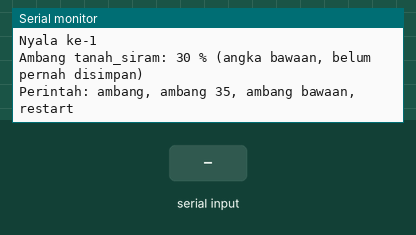
A sketch run on a simulated ESP32. Parts: the last lines printed to the serial monitor. Inputs (shaded band) come from the test bench. EEPROM starts erased. At 7.8 s the program restarts the board; the recording ends there.

Above: at 1.7 s.
1.8 s: "ambang bawaan\n" received over Serial
At 3.0 s:
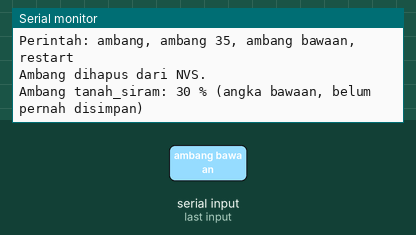
3.3 s: "90,45\n" received over Serial
At 4.2 s:
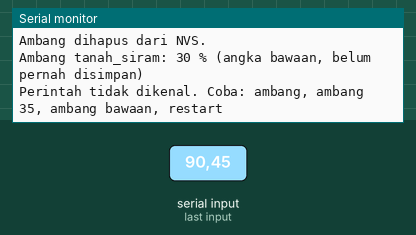
4.8 s: "ambang 90\n" received over Serial
At 5.4 s:
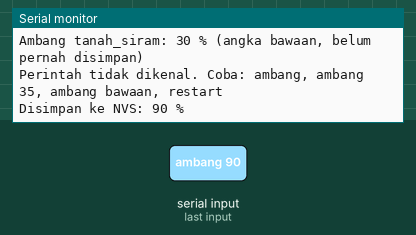
6.3 s: "ambang\n" received over Serial
At 7.5 s:
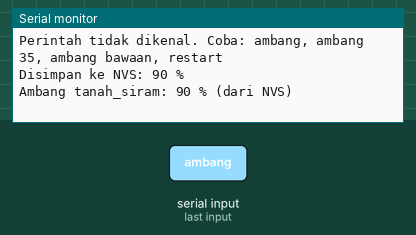

Measured:
- after the input at 1.8 s, the serial monitor: prints a new line at once (image 1)
- after the input at 3.3 s, the serial monitor: prints a new line at once (image 2)
- after the input at 4.8 s, the serial monitor: prints a new line at once (image 3)
- after the input at 6.3 s, the serial monitor: prints a new line at once (image 4)

The sketch:

modul08_ambang_nvs.ino
```cpp
// Modul 8 - Praktik 5: ambang yang tidak lupa (NVS dengan library Preferences)
// Cukup papan ESP32. Rangkaian Node 1 boleh tetap terpasang: sketsa ini tidak menyentuh pin mana pun.
// Library Preferences sudah ikut paket esp32, jadi tidak perlu dipasang.
//
// Perintah di Serial Monitor (pilih New Line):
//   ambang         -> tampilkan ambang sekarang
//   ambang 35      -> simpan ambang baru (0-100) ke NVS
//   ambang bawaan  -> hapus dari NVS, kembali ke angka bawaan
//   restart        -> restart papan (cara Wokwi meniru "dicabut lalu dicolokkan lagi")

#include <Preferences.h>

const int AMBANG_BAWAAN = 30;  // dipakai selama NVS belum berisi ambang

Preferences arsip;  // "lemari arsip" NVS milik sketsa ini
int ambangTanahSiram = AMBANG_BAWAAN;
unsigned long jumlahNyala = 0;

// ---------- Pembaca baris Serial yang tidak pernah menunggu ----------
const int PANJANG_BARIS_MAKS = 40;
char baris[PANJANG_BARIS_MAKS + 1];  // +1 untuk tanda akhir teks
int panjangBaris = 0;

// Mengumpulkan huruf dari Serial Monitor TANPA menunggu.
// Menjawab true sekali, saat satu baris sudah lengkap (diakhiri Enter); isinya ada di "baris".
bool adaBarisBaru() {
  while (Serial.available() > 0) {
    char huruf = Serial.read();
    if (huruf == '\n') {
      baris[panjangBaris] = '\0';  // tanda akhir teks
      panjangBaris = 0;            // siap mengumpulkan baris berikutnya
      return true;
    }
    if (huruf != '\r' && panjangBaris < PANJANG_BARIS_MAKS) {
      baris[panjangBaris] = huruf;
      panjangBaris++;
    }
  }
  return false;
}

void tampilkanAmbang() {
  Serial.print("Ambang tanah_siram: ");
  Serial.print(ambangTanahSiram);
  if (arsip.isKey("tanah_siram")) {
    Serial.println(" % (dari NVS)");
  } else {
    Serial.println(" % (angka bawaan, belum pernah disimpan)");
  }
}

void setup() {
  Serial.begin(115200);
  delay(500);
  Serial.println();
  Serial.println("Praktik 5 - ambang di NVS");

  arsip.begin("node1", false);  // buka map "node1"; false = boleh membaca DAN menulis

  jumlahNyala = arsip.getULong("jumlah_nyala", 0) + 1;  // 0 kalau label ini belum pernah ditulis
  arsip.putULong("jumlah_nyala", jumlahNyala);
  Serial.print("Nyala ke-");
  Serial.println(jumlahNyala);

  ambangTanahSiram = arsip.getInt("tanah_siram", AMBANG_BAWAAN);  // angka bawaan kalau belum ada
  tampilkanAmbang();
  Serial.println("Perintah: ambang, ambang 35, ambang bawaan, restart");
}

void loop() {
  if (!adaBarisBaru()) {
    return;  // belum ada baris lengkap: langsung kembali, tidak menunggu
  }
  String perintah = baris;  // perintah datang sesekali saja, jadi String aman dipakai di sini
  perintah.trim();
  perintah.toLowerCase();

  if (perintah == "ambang") {
    tampilkanAmbang();
  } else if (perintah == "ambang bawaan") {
    arsip.remove("tanah_siram");  // hapus label ini dari map
    ambangTanahSiram = AMBANG_BAWAAN;
    Serial.println("Ambang dihapus dari NVS.");
    tampilkanAmbang();
  } else if (perintah.startsWith("ambang ")) {
    String angka = perintah.substring(7);  // teks sesudah "ambang "
    int persen = angka.toInt();
    if ((persen == 0 && angka != "0") || persen < 0 || persen > 100) {
      Serial.println("Butuh angka 0-100. Contoh: ambang 35");
      return;
    }
    if (persen == ambangTanahSiram && arsip.isKey("tanah_siram")) {
      Serial.println("Angkanya sama dengan yang tersimpan: NVS tidak perlu ditulis ulang.");
      return;
    }
    arsip.putInt("tanah_siram", persen);  // tulis ke flash: tetap ada walaupun listrik padam
    ambangTanahSiram = persen;
    Serial.print("Disimpan ke NVS: ");
    Serial.print(persen);
    Serial.println(" %");
  } else if (perintah == "restart") {
    Serial.println("Restart sekarang...");
    Serial.flush();  // tunggu sampai pesan di atas benar-benar terkirim
    ESP.restart();
  } else {
    Serial.println("Perintah tidak dikenal. Coba: ambang, ambang 35, ambang bawaan, restart");
  }
}
```
